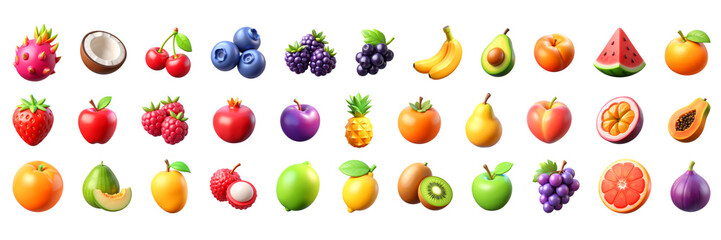
#> input picture app/assets/welcome-practice/micro-fruits/references/reference-2.jpg, 721 x 240 px
$ python split-micro-fruit-sheet.py
#> lines starting #> are read from the running program, lines starting #| are printed output that depends on the picture; after the words box and inside, x2 and y2 are one past the last pixel; in counts of white or black regions, pixels touching at a corner belong together
"""Split the clearly identifiable fruit cells from the supplied reference sheet."""
from collections import deque
from pathlib import Path
import json
from PIL import Image

ROOT = Path(__file__).resolve().parents[1]
BASE = ROOT / "app/assets/welcome-practice/micro-fruits"
SOURCE = BASE / "references/reference-2.jpg"
OUT = BASE / "icons"
OUT.mkdir(parents=True, exist_ok=True)

# Reference 2 is an evenly spaced 11 x 3 grid. Ambiguous/duplicate cells are
# deliberately excluded; these positions were visually checked against it.
FRUITS = {
    "dragon-fruit": (0, 0, "Dragon fruit"), "coconut": (1, 0, "Coconut"),
    "cherry": (2, 0, "Cherry"), "blueberry": (3, 0, "Blueberry"),
    "grape": (4, 0, "Grape"),
    "banana": (6, 0, "Banana"), "avocado": (7, 0, "Avocado"),
    "apricot": (8, 0, "Apricot"), "watermelon": (9, 0, "Watermelon"),
    "mandarin": (10, 0, "Mandarin"),
    "strawberry": (0, 1, "Strawberry"), "apple": (1, 1, "Apple"),
    "raspberry": (2, 1, "Raspberry"), "pomegranate": (3, 1, "Pomegranate"),
    "plum": (4, 1, "Plum"), "pineapple": (5, 1, "Pineapple"),
    "peach": (6, 1, "Peach"), "pear": (7, 1, "Pear"),
    "orange": (9, 1, "Orange"), "papaya": (10, 1, "Papaya"),
    "cantaloupe": (1, 2, "Cantaloupe"), "mango": (2, 2, "Mango"),
    "lychee": (3, 2, "Lychee"), "lime": (4, 2, "Lime"),
    "lemon": (5, 2, "Lemon"), "kiwi": (6, 2, "Kiwifruit"),
    "grapefruit": (9, 2, "Grapefruit"), "fig": (10, 2, "Fig"),
}
EXTRA_FRUITS = {"blackberry": (1, 2, "Blackberry", (136, 183, 190, 263))}

def transparent_background(image):
    """Remove only near-white pixels connected to the crop edge."""
    px = image.load()
    w, h = image.size
    seen = bytearray(w * h)
    q = deque()
    def add(x, y):
        i = y * w + x
        if seen[i]: return
        r, g, b = px[x, y][:3]
        if min(r, g, b) > 232 and max(r, g, b) - min(r, g, b) < 22:
            seen[i] = 1
            q.append((x, y))
    for x in range(w): add(x, 0); add(x, h - 1)
    for y in range(h): add(0, y); add(w - 1, y)
    while q:
        x, y = q.popleft()
        px[x, y] = (*px[x, y][:3], 0)
        for nx, ny in ((x-1,y),(x+1,y),(x,y-1),(x,y+1)):
            if 0 <= nx < w and 0 <= ny < h: add(nx, ny)
    return image

manifest = {"sources": ["references/reference-2.jpg", "references/reference-9.jpg"], "icons": {}}
for source_name, fruits, columns, rows in (("reference-2.jpg", FRUITS, 11, 3), ("reference-9.jpg", EXTRA_FRUITS, 4, 3)):
  sheet = Image.open(BASE / "references" / source_name).convert("RGBA")
  cell_w, cell_h = sheet.width / columns, sheet.height / rows
#> cell_w = 65.55; cell_h = 80
  for fruit_id, cell in fruits.items():
    col, row, label = cell[:3]
    # Trim the inter-cell gutters while retaining the full illustration.
    inset = 2 if columns == 11 else 3
    left = round(col * cell_w + inset); right = round((col + 1) * cell_w - inset)
    top = round(row * cell_h + inset); bottom = round((row + 1) * cell_h - inset)
    if len(cell) == 4: left, top, right, bottom = cell[3]
    crop = transparent_background(sheet.crop((left, top, right, bottom)))
    alpha = crop.getchannel("A")
    bbox = alpha.getbbox()
    if not bbox:
        raise RuntimeError(f"No visible image in {fruit_id}")
    crop = crop.crop(bbox)
    crop.thumbnail((224, 224), Image.Resampling.LANCZOS)
    canvas = Image.new("RGBA", (256, 256), (0, 0, 0, 0))
    canvas.alpha_composite(crop, ((256 - crop.width)//2, (256 - crop.height)//2))
    name = f"{fruit_id}.png"
    canvas.save(OUT / name, optimize=True)
    manifest["icons"][fruit_id] = {"label": label, "file": f"icons/{name}", "source": f"references/{source_name}", "sourceCell": [col, row]}
#> this loop made 28 passes
#> pass 1, `crop = transparent_background(sheet.crop((left, top, right, bottom)))`:
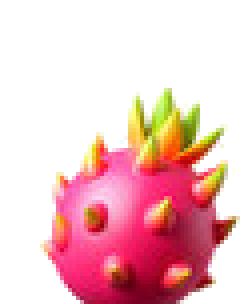
#> crop: PIL image 62x76 RGBA (shown 4 times larger); mean R, G, B, A 239.7, 194.4, 197.2, 96.4; transparent parts drawn white
#> pass 1, `alpha = crop.getchannel("A")`:
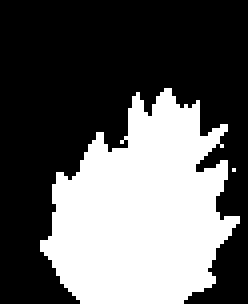
#> alpha: PIL image 62x76 L (shown 4 times larger); 37.8% white; 2 white regions (1 under 20 px), largest, box (x1, y1, x2, y2) and area: (10, 22, 60, 76) 1781
#> pass 1, `crop = crop.crop(bbox)`:
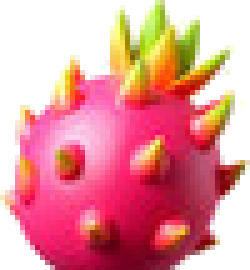
#> crop: PIL image 50x54 RGBA (shown 5 times larger); mean R, G, B, A 228.5, 149.3, 154.4, 168.3; transparent parts drawn white
#> after the loop:
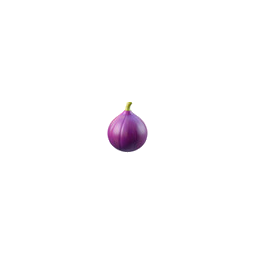
#> canvas: PIL image 256x256 RGBA; mean R, G, B, A 2.9, 1.8, 2.9, 5.2; transparent parts drawn white
#> after the loop:
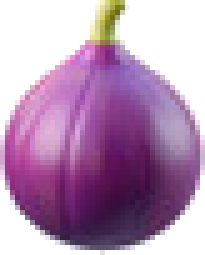
#> crop: PIL image 41x51 RGBA (shown 5 times larger); mean R, G, B, A 181.9, 147, 180.9, 164.4; transparent parts drawn white
#> pass 2 of the loop `for source_name, fruits, columns, rows in (("reference-2.jpg", FRUITS,..`:
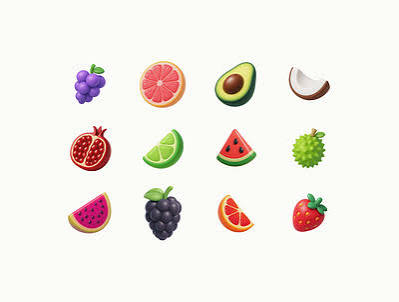
#> input picture app/assets/welcome-practice/micro-fruits/references/reference-9.jpg, 399 x 302 px
#> sheet: PIL image 399x302 RGBA
#> the loop `for fruit_id, cell in fruits.items():` made 1 pass
#> pass 1, `alpha = crop.getchannel("A")`:
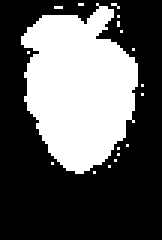
#> alpha: PIL image 54x80 L (shown 3 times larger); 35.9% white; 18 white regions (17 under 20 px), largest, box (x1, y1, x2, y2) and area: (7, 1, 46, 58) 1530
#> pass 1, `canvas.save(OUT / name, optimize=True)`:
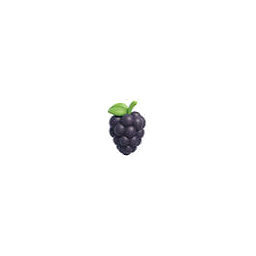
#> saved as blackberry.png: PIL image 256x256 RGBA; mean R, G, B, A 2.2, 2.3, 2.2, 6; transparent parts drawn white
(BASE / "icons-manifest.json").write_text(json.dumps(manifest, indent=2) + "\n", encoding="utf-8")
print(f"Split {len(manifest['icons'])} named fruits into {OUT}")
#| Split 29 named fruits into app/assets/welcome-practice/micro-fruits/icons
